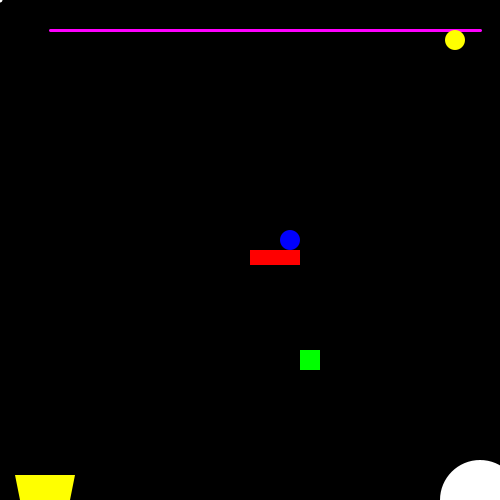
Frame 1 (no input)
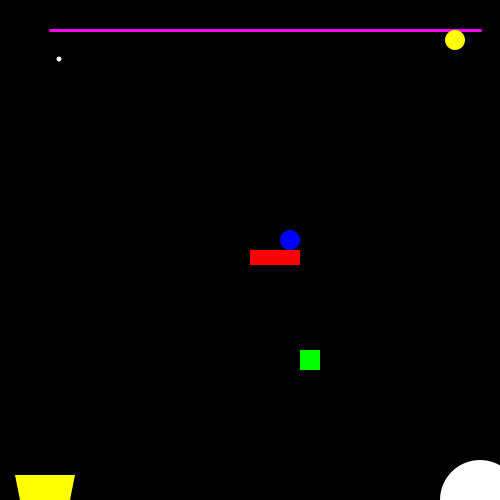
Frame 60 (the mouse pressed at the canvas centre just before this capture)
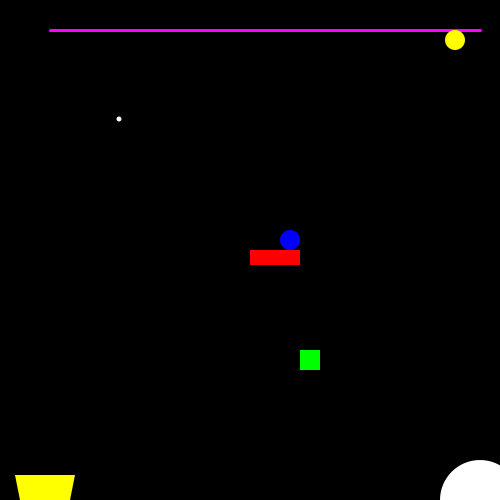
Frame 120 (the mouse held since frame 60 and released just before this capture)

The Processing sketch that drew these frames (run headless with seeded random() and noise(); from frame 60 on, the mouse is pressed at the canvas centre):

// Processing sketch: monson
// ── monson.pde
int x = 0;
int y = 0; 
int rx = 250;
int ry = 250;
int bbx = 290;
int bby = 240;
int gsx = 300;
int gsy = 350;
int ybx = 455;
int yby = 40;

void setup() {
  size(500, 500);
  background(0);
}

void draw() {
  background(0, 0, 0, 40);

  //the little ball that starts it all
  fill(256, 256, 256);
  noStroke();
  ellipse (x, y, 5, 5);

  //red rectangle
  fill (256, 0, 0);
  rect (rx, ry, 50, 15);

  //blue ball
  fill(0, 0, 256);
  ellipse(bbx, bby, 20, 20);

  //green square
  fill(0, 256, 0);
  rect(gsx, gsy, 20, 20);

  //white bouncer
  fill(256, 256, 256);
  ellipse(480, 500, 80, 80);

  //purple track
  stroke(255, 0, 255);
  strokeWeight(3);
  line(50, 30, 480, 30);

  //yellow ball
  noStroke();
  fill(256, 256, 0);
  ellipse (ybx, yby, 20, 20);

  //yellow bucket
  quad(15, 475, 75, 475, 70, 500, 20, 500);

  //GO, BALL, GO!
  x++;
  y++;

  if (x >= 250) {
    y=247;
  }
  if (x >= (bbx-10)) {
    x--;
    bbx++;
  }
  if (bbx >= 310) {
    bbx=310;
    bby+=5;
  }

  if (bbx <= 30) {
    bbx=30;
  }
  if (bby >= gsy) {
    gsx += 5;
    gsy += 3;
  }
  if (bby >= 520) {
    bby=520;
    bbx=0;
  }
  if (gsx > 460) {
    gsx= 458;
    gsy= gsy-5;
  }
  if (gsy <= 29) {
    gsy = 30;
    ybx--;
  }

  if (ybx <=50) {
    ybx = 50;
    yby = yby+5;
  }
}
